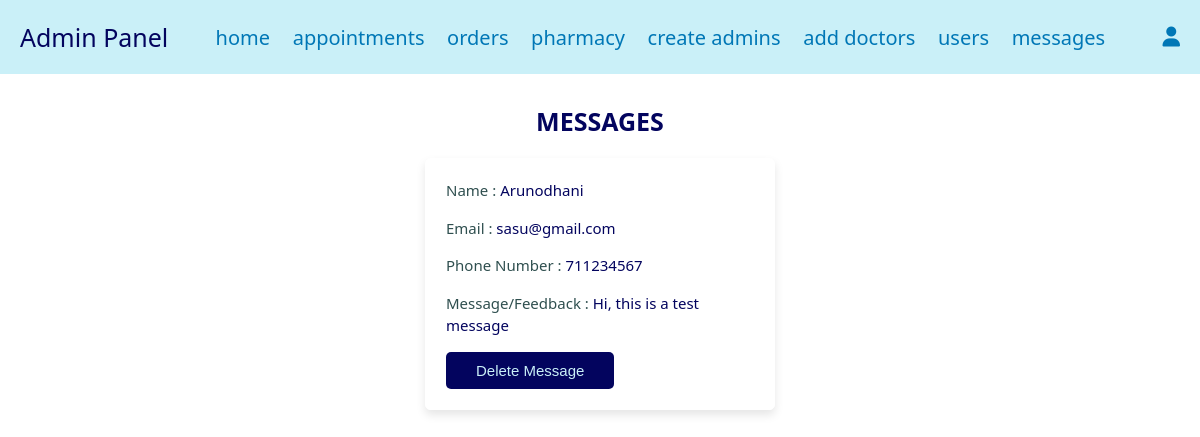
The app's page /Admin/admin_messages.php (signed in) with its own data.
### tables this page shows
CREATE TABLE IF NOT EXISTS `messages` (
  `id` int(100) NOT NULL AUTO_INCREMENT,
  `patient_id` int(100) NOT NULL,
  `name` varchar(100) NOT NULL,
  `phone_number` int(10) NOT NULL,
  `email` varchar(100) NOT NULL,
  `address` varchar(500) NOT NULL,
  `message` varchar(500) NOT NULL,
  PRIMARY KEY (`id`)
);

### Admin/admin_messages.php (the view, shortened to what this page needs)
<?php
include('connector.php');
?>
<!doctype html>
<html>
<head>
	<link rel="stylesheet" href="https://cdnjs.cloudflare.com/ajax/libs/font-awesome/6.1.1/css/all.min.css">
	<link rel="stylesheet" href="admin_styles.css">
</head>
<body>
	<?php
	include('admin_header.php');
	?>
<section class="messages">
	<h1 class="title">Messages</h1>
	<div class="box-container">
	<?php
		$select_message = mysqli_query($conn, "SELECT * FROM `messages`") or die('Query failed!');
		if(mysqli_num_rows($select_message) > 0) {
			while($fetch_message = mysqli_fetch_assoc($select_message)) {
	?>
	<div class="box">
		<p>Name : <span><?php echo $fetch_message['name'];?></span></p>
		<p>Email : <span><?php echo $fetch_message['email'];?></span></p>
		<p>Phone Number : <span><?php echo $fetch_message['phone_number'];?></span></p>
		<p>Message/Feedback : <span><?php echo $fetch_message['message'];?></span></p>
		<a href="admin_solutions.php?delete=<?php echo $fetch_message['id']; ?>" onClick="return confirm('Are you certain you want to delete this message/feedback?');" class="delete-btn">Delete Message</a>
	</div>
	<?php
	};
	}else{
			echo('<p class="empty">No questions and queries!</p>');
		}
	?>
    </div>
</section>
</body>
</html>

### Admin/admin_styles.css (style rules this page uses)
* { font-family:system-ui, -apple-system, BlinkMacSystemFont, 'Segoe UI', Roboto, Oxygen, Ubuntu, Cantarell, 'Open Sans', 'Helvetica Neue'; margin:0; padding:0; box-sizing: border-box; outline: none; border:none; text-decoration: none; transition:all .2s linear; }
html { font-size: 62.5%; overflow-x: hidden; }
section { padding: 3rem 2rem; }
body { background-color: white; }
.title { text-align: center; margin-bottom: 2rem; text-transform: uppercase; color: #03045e; font-size: 2.5rem; }
.btn, .option-btn, .delete-btn, .white-btn { display: inline-block; margin-top: 1rem; padding:1rem 3rem; cursor: pointer; color: #caf0f8; font-size: 1.5rem; border-radius: .5rem; text-transform: capitalize; font-family: 'Rubik', sans-serif; }
.delete-btn { background-color: #03045e; font-family: 'Rubik', sans-serif; }
.messages .box-container { display:grid; grid-template-columns: repeat(auto-fit, 35rem); justify-content: center; gap: 1.5rem; max-width: 1200px; margin: 0 auto; align-items: flex-start; }
.messages .box-container .box { background-color: white; padding: 2rem; border: .1rem solid white; box-shadow: 0 .5rem 1rem rgba(0,0,0,.1); border-radius: .5rem; transition: transform 0.5s; }
.messages .box-container .box p { padding-bottom: 1.5rem; font-size: 1.5rem; color: darkslategray; line-height: 1.5; }
.messages .box-container .box p span { color: #03045e; }
.messages .box-container .box .delete-btn { margin-top: 0; }

### records on screen
messages: name "Arunodhani", email "sasu@gmail.com", phone_number "711234567", message "Hi, this is a test message"
